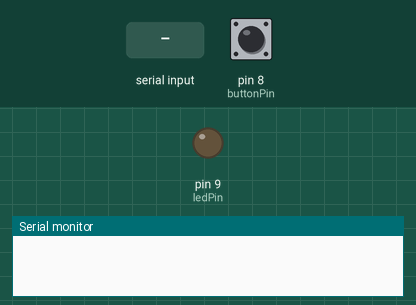
A sketch run on a simulated Arduino Uno, built with avr-gcc and run on an emulated ATmega328P. Shown: output pins drawn as LEDs (lit = HIGH), the last lines printed to the serial monitor. The inputs (shaded band) are chosen by the test bench; at power-on: pin 8 (buttonPin) LOW.

Above: at 1.2 s.
1.3 s: "90,45\n" received over Serial
At 2.0 s:
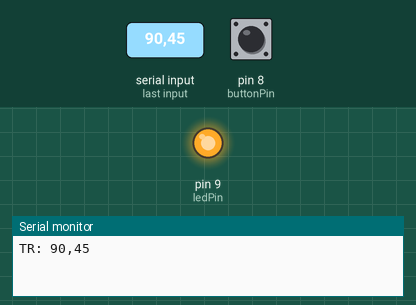
4.5 s: "0\n" received over Serial
At 5.7 s:
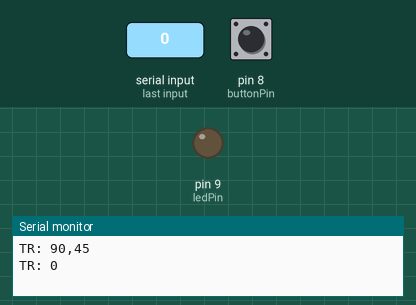
6.1 s: "30,150\n" received over Serial
At 6.9 s:
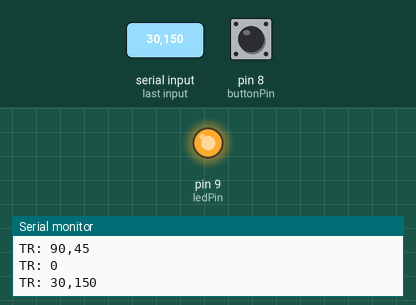
Timing chart, 0 to 8.7 s (numbered marks = the images above; inputs shaded):
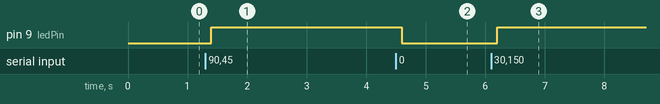

The sketch:

button_serial.ino
```cpp
const int ledPin = 9;
const int buttonPin = 8;

int buttonVal;
int toggleValue = 0;
int toggleRead;
String TR;

bool button_press(int pin){
  int val;
  val = digitalRead(pin);
  if(val == LOW){
    return false;
  }

  while(val == HIGH){
    delay(10);
    val = digitalRead(pin);
  }
  //Serial.println("Button pressed!");
  return true;
}

bool serial_to_int(int &toggleValue){
  if(Serial.available()<1){
    return false;
  }
  String num;
  int number;
  while(Serial.available()>0){
    num += char(Serial.read());
  }
  number = num.toInt();
  Serial.print("character received: ");
  Serial.println(number);
  toggleValue = number;
  return true;
}

void setup() {
  // put your setup code here, to run once:
  Serial.begin(9600);

  pinMode(ledPin,OUTPUT);
  pinMode(buttonPin,INPUT);


}
void loop() {
  // put your main code here, to run repeatedly:
  if(Serial.available()>0){
    delay(100);
    TR = char(Serial.read() );
    while(Serial.available() > 0){
      TR += char(Serial.read() );
    }
    Serial.print("TR: ");
    Serial.println(TR);
    toggleRead = TR.toInt();
  }


  if(button_press(buttonPin) ){
    if(toggleValue == 0){
      toggleValue = 1;
    }
    else{
      toggleValue = 0;
    }
    Serial.write(char('0'+toggleValue));
    //Serial.println(char(toggleValue+'0') );
  }

  //Serial.print("toggle value: ");
  //Serial.println(toggleValue);

  digitalWrite(ledPin,toggleRead);
}
```

Measured:
- after the input at 1.3 s, pin 9 (ledPin): LOW → HIGH after 0.10 s
- after the input at 4.5 s, pin 9 (ledPin): HIGH → LOW after 0.10 s
- after the input at 6.1 s, pin 9 (ledPin): LOW → HIGH after 0.10 s
